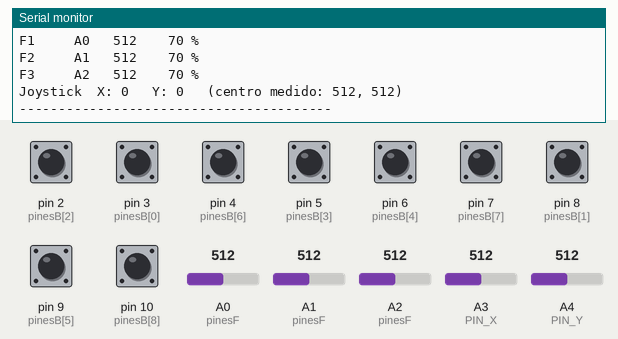
Bench run of a sketch on a simulated Arduino Uno, built with avr-gcc and run on an emulated ATmega328P. Parts: the last lines printed to the serial monitor. Inputs (shaded band) come from the test bench; at power-on: pin 2 (pinesB[2]), pin 3 (pinesB[0]), pin 4 (pinesB[6]), pin 5 (pinesB[3]), pin 6 (pinesB[4]), pin 7 (pinesB[7]), pin 8 (pinesB[1]), pin 9 (pinesB[5]), pin 10 (pinesB[8]) HIGH, A0 (pinesF) = 512, A3 (PIN_X) = 512, A1 (pinesF) = 512, A2 (pinesF) = 512, A4 (PIN_Y) = 512.

Above: at 1.8 s.
1.9 s: A0 (pinesF) set to 716
At 2.7 s:
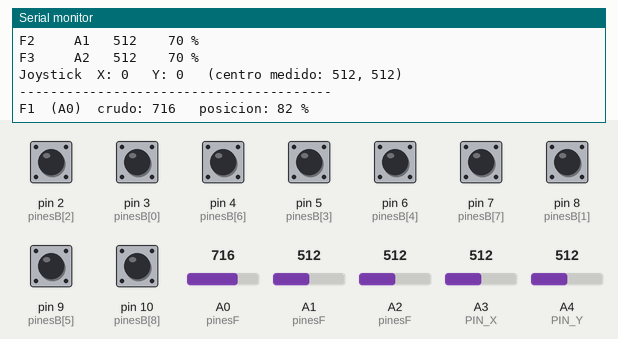
3.4 s: A3 (PIN_X) set to 716
At 4.0 s:
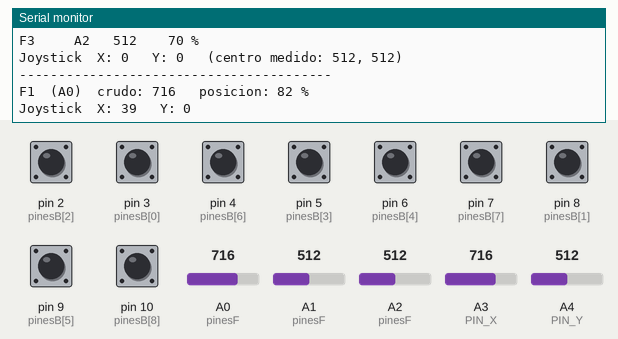
4.9 s: pin 2 (pinesB[2]) pulled LOW for 0.15 s
At 6.0 s:
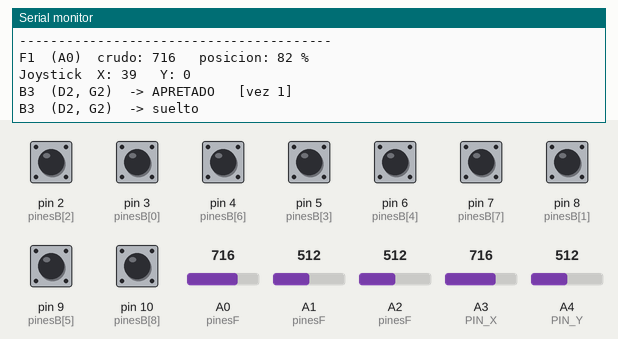
6.5 s: pin 3 (pinesB[0]) pulled LOW for 0.15 s
At 7.2 s:
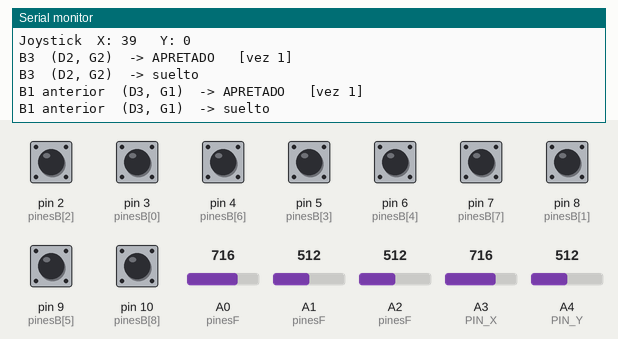
8.1 s: pin 4 (pinesB[6]) pulled LOW for 0.15 s
At 9.4 s:
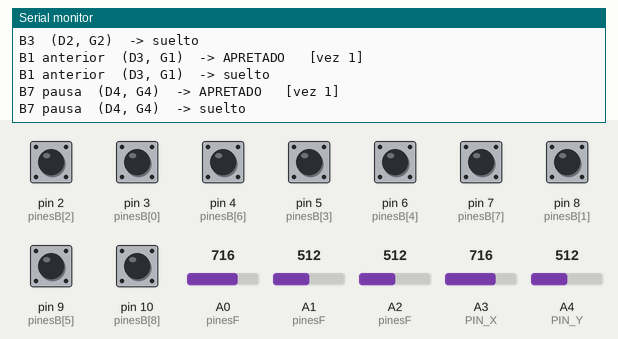
9.7 s: pin 7 (pinesB[7]) pulled LOW for 0.15 s
At 10.9 s:
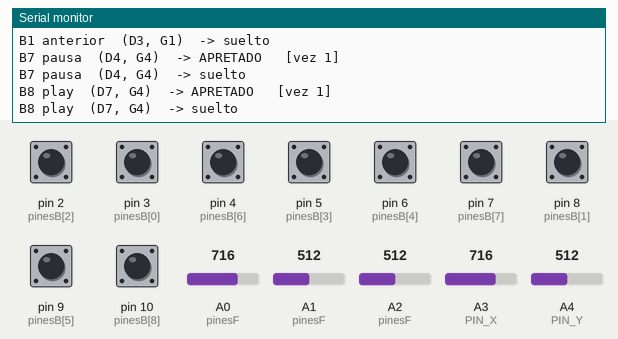

The sketch:

consola_debug.ino
```cpp
// ===== Consola: 8 botones + 3 faders + joystick (debug) =====
// Botones: entre su pin y GND (INPUT_PULLUP), apretado = LOW.
// Faders:  pata 1 -> GND, pata 3 -> 5V, pata 2 -> A0 / A1 / A2.
// Joystick: GND -> GND, +5V -> 5V, VRx -> A3, VRy -> A4, SW -> D10.
// Monitor Serie a 9600. Escribí "e" + Enter para ver el estado de todo.

// ---------- BOTONES ----------
const int NB = 9;
const int pinesB[NB] = {3, 8, 2, 5, 6, 9, 4, 7, 10};
const char* nombresB[NB] = {
  "B1 anterior", "B2 siguiente", "B3", "B4",
  "B5", "B6", "B7 pausa", "B8 play", "Joy clic"
};
const char* gruposB[NB] = {"G1", "G1", "G2", "G2", "G3", "G3", "G4", "G4", "J"};

const unsigned long REBOTE = 30;   // ms para filtrar rebotes

bool estadoB[NB];
bool lecturaB[NB];
unsigned long cambioB[NB];
unsigned long vecesB[NB];

// ---------- FADERS ----------
const int NF = 3;
const int pinesF[NF] = {A0, A1, A2};
const char* nombresF[NF] = {"F1", "F2", "F3"};

// Valor crudo con el fader en la MITAD del recorrido (ajustalo)
const int MEDIO = 150;

int posF[NF];     // última posición mostrada (0 a 100 %)
int crudoF[NF];   // último valor crudo leído (0 a 1023)

// ---------- JOYSTICK ----------
const int PIN_X = A3;
const int PIN_Y = A4;
const int ZONA_MUERTA = 8;   // % alrededor del centro que se toma como 0

int centroX, centroY;  // se miden al arrancar (no toques el joystick)
int joyX = 0, joyY = 0; // -100 (izq/abajo) a 100 (der/arriba)

// ==========================================

void setup() {
  Serial.begin(9600);

  for (int i = 0; i < NB; i++) {
    pinMode(pinesB[i], INPUT_PULLUP);
    lecturaB[i] = (digitalRead(pinesB[i]) == LOW);
    estadoB[i] = lecturaB[i];
    cambioB[i] = 0;
    vecesB[i] = 0;
  }
  for (int i = 0; i < NF; i++) {
    crudoF[i] = leerSuave(pinesF[i]);
    posF[i] = corregir(crudoF[i]);
  }

  centroX = leerSuave(PIN_X);
  centroY = leerSuave(PIN_Y);

  Serial.println(F("=== Consola: 8 botones + 3 faders + joystick ==="));
  Serial.println(F("Escribi 'e' + Enter para ver el estado de todo."));
  mostrarEstado();

  for (int i = 0; i < NB; i++) {
    if (estadoB[i]) {
      Serial.print(F("OJO: "));
      Serial.print(nombresB[i]);
      Serial.print(F(" (D"));
      Serial.print(pinesB[i]);
      Serial.println(F(") figura APRETADO sin tocarlo. Revisa que su cable no toque GND."));
    }
  }
}

void loop() {
  revisarBotones();
  revisarFaders();
  revisarJoystick();

  if (Serial.available()) {
    char c = Serial.read();
    if (c == 'e' || c == 'E') mostrarEstado();
  }
  delay(5);
}

// ---------- BOTONES ----------

void revisarBotones() {
  unsigned long ahora = millis();
  for (int i = 0; i < NB; i++) {
    bool l = (digitalRead(pinesB[i]) == LOW);
    if (l != lecturaB[i]) {
      lecturaB[i] = l;
      cambioB[i] = ahora;
    }
    if (ahora - cambioB[i] > REBOTE && estadoB[i] != lecturaB[i]) {
      estadoB[i] = lecturaB[i];
      if (estadoB[i]) vecesB[i]++;
      mostrarBoton(i);
    }
  }
}

void mostrarBoton(int i) {
  Serial.print(nombresB[i]);
  Serial.print(F("  (D"));
  Serial.print(pinesB[i]);
  Serial.print(F(", "));
  Serial.print(gruposB[i]);
  if (estadoB[i]) {
    Serial.print(F(")  -> APRETADO   [vez "));
    Serial.print(vecesB[i]);
    Serial.println(F("]"));
  } else {
    Serial.println(F(")  -> suelto"));
  }
}

// ---------- FADERS ----------

int leerSuave(int pin) {
  long suma = 0;
  for (int k = 0; k < 8; k++) suma += analogRead(pin);
  return suma / 8;
}

int corregir(int crudo) {
  // Convierte la curva logaritmica (A10K) en una mas pareja: 0 a 100 %
  int pos;
  if (crudo <= MEDIO) pos = map(crudo, 0, MEDIO, 0, 50);
  else pos = map(crudo, MEDIO, 1023, 50, 100);
  return constrain(pos, 0, 100);
}

void revisarFaders() {
  for (int i = 0; i < NF; i++) {
    int crudo = leerSuave(pinesF[i]);
    int pos = corregir(crudo);
    crudoF[i] = crudo;
    if (abs(pos - posF[i]) >= 1) {
      posF[i] = pos;
      mostrarFader(i);
    }
  }
}

void mostrarFader(int i) {
  Serial.print(nombresF[i]);
  Serial.print(F("  (A"));
  Serial.print(i);
  Serial.print(F(")  crudo: "));
  Serial.print(crudoF[i]);
  Serial.print(F("   posicion: "));
  Serial.print(posF[i]);
  Serial.println(F(" %"));
}

// ---------- JOYSTICK ----------

int ejeJoy(int crudo, int centro) {
  int v;
  if (crudo >= centro) v = map(crudo, centro, 1023, 0, 100);
  else v = map(crudo, 0, centro, -100, 0);
  if (abs(v) < ZONA_MUERTA) v = 0;
  return constrain(v, -100, 100);
}

void revisarJoystick() {
  int x = ejeJoy(leerSuave(PIN_X), centroX);
  int y = ejeJoy(leerSuave(PIN_Y), centroY);
  if (abs(x - joyX) >= 3 || abs(y - joyY) >= 3 ||
      (x == 0 && joyX != 0) || (y == 0 && joyY != 0)) {
    joyX = x;
    joyY = y;
    mostrarJoystick();
  }
}

void mostrarJoystick() {
  Serial.print(F("Joystick  X: "));
  Serial.print(joyX);
  Serial.print(F("   Y: "));
  Serial.println(joyY);
}

// ---------- ESTADO COMPLETO ----------

void mostrarEstado() {
  Serial.println(F("----------------------------------------"));
  Serial.println(F("Boton          Pin  GND  Estado    Veces"));
  for (int i = 0; i < NB; i++) {
    Serial.print(nombresB[i]);
    for (int k = strlen(nombresB[i]); k < 15; k++) Serial.print(' ');
    Serial.print(F("D"));
    Serial.print(pinesB[i]);
    Serial.print(F("   "));
    Serial.print(gruposB[i]);
    Serial.print(F("   "));
    Serial.print(estadoB[i] ? F("APRETADO  ") : F("suelto    "));
    Serial.println(vecesB[i]);
  }
  Serial.println(F("Fader  Pin  Crudo  Posicion"));
  for (int i = 0; i < NF; i++) {
    Serial.print(nombresF[i]);
    Serial.print(F("     A"));
    Serial.print(i);
    Serial.print(F("   "));
    Serial.print(crudoF[i]);
    Serial.print(F("    "));
    Serial.print(posF[i]);
    Serial.println(F(" %"));
  }
  Serial.print(F("Joystick  X: "));
  Serial.print(joyX);
  Serial.print(F("   Y: "));
  Serial.print(joyY);
  Serial.print(F("   (centro medido: "));
  Serial.print(centroX);
  Serial.print(F(", "));
  Serial.print(centroY);
  Serial.println(F(")"));
  Serial.println(F("----------------------------------------"));
}
```

Measured:
- after the input at 1.9 s, the serial monitor: prints a new line at once (image 1)
- after the input at 3.4 s, the serial monitor: prints a new line at once (image 2)
- after the input at 4.9 s, the serial monitor: prints a new line after 0.05 s (image 3)
- after the input at 6.5 s, the serial monitor: prints a new line after 0.05 s (image 4)
- after the input at 8.1 s, the serial monitor: prints a new line after 0.05 s (image 5)
- after the input at 9.7 s, the serial monitor: prints a new line at once (image 6)
